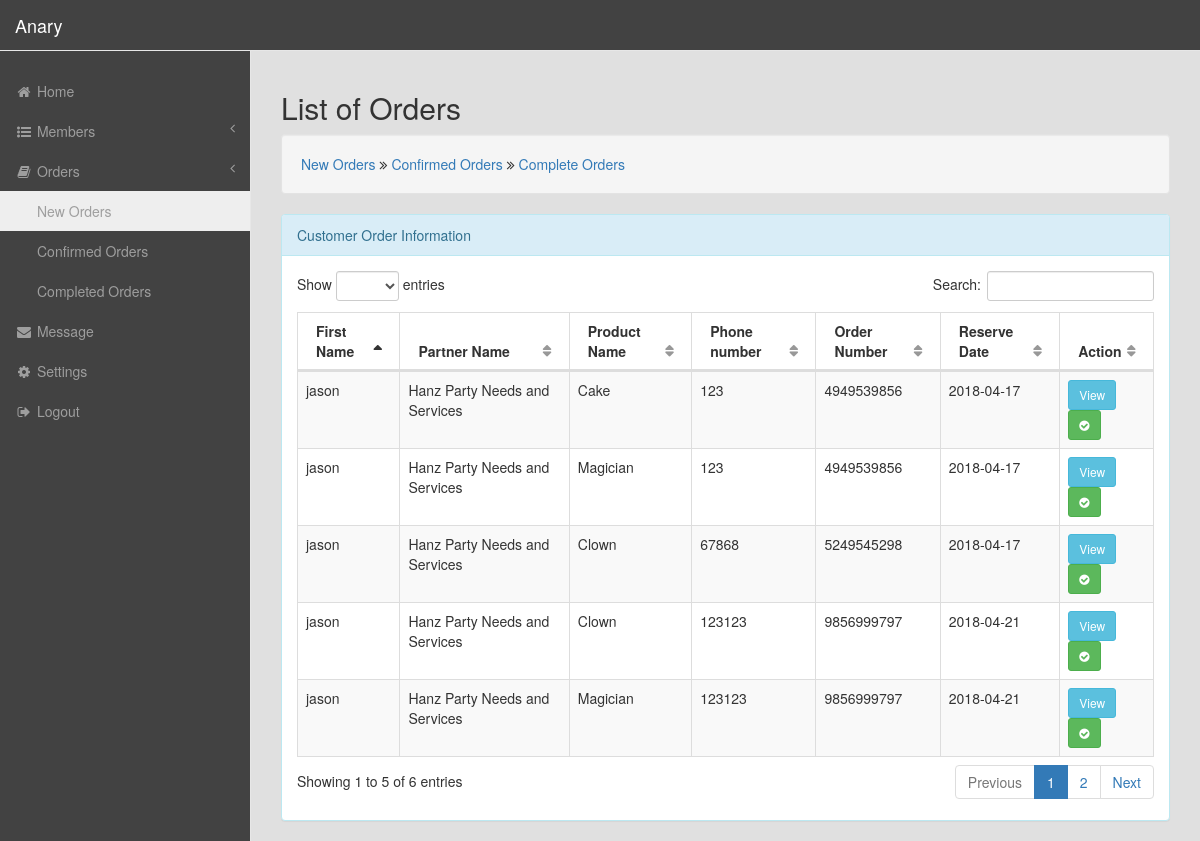
Screenshot of /1/admin/folder/pendingOrders.php with the database file from the repository.
### tables this page shows
CREATE TABLE `tbl_reserve` (
  `id` int(11) NOT NULL,
  `customer_id` int(11) NOT NULL,
  `product_id` int(11) NOT NULL,
  `partner_id` int(11) NOT NULL,
  `qty` int(11) NOT NULL,
  `phone_num` bigint(20) NOT NULL,
  `address` varchar(255) NOT NULL,
  `reserve_date` varchar(100) NOT NULL,
  `message` text NOT NULL,
  `order_number` bigint(20) NOT NULL,
  `pending_to_cart` tinyint(4) NOT NULL,
  `receipt_image` varchar(255) NOT NULL,
  `pending_to_admin` varchar(20) NOT NULL,
  `created_at` timestamp NOT NULL DEFAULT CURRENT_TIMESTAMP,
  `updated_at` timestamp NOT NULL DEFAULT CURRENT_TIMESTAMP
);

CREATE TABLE `tbl_customers` (
  `id` int(11) NOT NULL,
  `firstname` varchar(50) NOT NULL,
  `lastname` varchar(50) NOT NULL,
  `email` varchar(50) NOT NULL,
  `username` varchar(50) NOT NULL,
  `password` varchar(50) NOT NULL
);

CREATE TABLE `tbl_partner` (
  `id` int(11) NOT NULL,
  `business_name` varchar(100) NOT NULL,
  `city_address` varchar(255) NOT NULL,
  `province_address` varchar(150) NOT NULL,
  `contact_num` bigint(20) NOT NULL,
  `business_email` varchar(50) NOT NULL,
  `business_username` varchar(50) NOT NULL,
  `password` varchar(50) NOT NULL,
  `images` varchar(255) NOT NULL,
  `approve` tinyint(4) NOT NULL,
  `created_at` timestamp NOT NULL DEFAULT CURRENT_TIMESTAMP
);

CREATE TABLE `tbl_products` (
  `id` int(11) NOT NULL,
  `category` varchar(50) NOT NULL,
  `partner_id` int(11) NOT NULL,
  `type` varchar(50) NOT NULL,
  `product_name` varchar(50) NOT NULL,
  `price` int(11) NOT NULL,
  `product_image` mediumblob NOT NULL,
  `product_details` varchar(255) NOT NULL,
  `updated_at` timestamp NOT NULL DEFAULT CURRENT_TIMESTAMP
);

### 1/admin/folder/pendingOrders.php (the view, shortened to what this page needs)
<?php
    include 'head.php';
?>
</head>
<body>
<div id="wrapper" style="background-color: #424242;">
    <?php include 'nav.php';?>
<div id="page-wrapper" style="background-color: #E0E0E0;">
            <br>
          <div class="row">
        <div class="col-lg-12">
            <h2>List of Orders</h2>
        </div>
    </div>
    <div class="row">
        <div class="col-lg-12">
            <div class="well">
                <a href="pendingOrders.php">New Orders</a> <i class="fa fa-angle-double-right"></i> <a href="confirmedOrders.php"> Confirmed Orders </a><i class="fa fa-angle-double-right"></i> <a href="completeOrders.php"> Complete Orders </a>
            </div>
        </div>
    </div>
    <div class="row">
        <div class="col-lg-12">
            <div class="panel panel-info">
                <div class="panel-heading">
                    Customer Order Information
                </div>
                <div class="panel-body">
                    <table width="100%" class="table table-striped table-bordered table-hover" id="dataTables-example">
                        <thead>
                            <tr>
                                <th>First Name</th>
                                <th>Partner Name</th>
                                <th>Product Name</th>
                                <th>Phone number</th>
                                <th>Order Number</th>
                                <th>Reserve Date</th>
                                <th>Action</th>
                            </tr>
                        </thead>
                        <tbody>
                            <?php
                                include '../connection/connection.php';
                                $stmt = $pdo->query("
                                    SELECT tbl_reserve.id as ID, tbl_customers.firstname as fname, tbl_partner.business_name as partnerName, tbl_customers.lastname lname, tbl_products.product_name productName, tbl_reserve.phone_num as phoneNum, tbl_reserve.order_number as orderNumber, reserve_date as reserveDate1, tbl_reserve.receipt_image as receipt
                                        FROM tbl_reserve
                                        LEFT JOIN tbl_customers
                                        ON tbl_customers.id=tbl_reserve.customer_id
                                        LEFT JOIN tbl_products
                                        ON tbl_products.id = tbl_reserve.product_id
                                        LEFT JOIN tbl_partner
                                        ON tbl_partner.id = tbl_reserve.partner_id
                                        WHERE pending_to_admin = 'Pending Order'
                                        ORDER BY reserve_date ASC
                                    ");
                                while($row = $stmt->fetch(PDO::FETCH_ASSOC)){
                                    ?>
                                    <tr>
                                        <td><?php echo $row['fname']; ?></td>
                                        <td><?php echo $row['partnerName']; ?></td>
                                        <td><?php echo $row['productName']; ?></td>
                                        <td><?php echo $row['phoneNum']; ?></td>
                                        <td><?php echo $row['orderNumber']; ?></td>
                                        <td><?php echo $row['reserveDate1']; ?></td>
                                        <td><button data-toggle="modal" title="View Reciept" data-target="#<?php echo $row['orderNumber']; ?>" class="btn btn-info btn-sm">View</button>&nbsp<a href="confirm_order.php?id=<?php echo $row['ID'].'&orderNum='.$row['orderNumber']; ?>" class='btn btn-success btn-sm' onclick="return confirm('Are you sure you want to Confirm Order?'); " data-toggle="tooltip" title="Approve"><i class="fa fa-check-circle"></i></a></td>
                                    </tr>
                                    <?php
                                }
                            ?>
                         </tbody>
                    </table>
                </div>
            </div>
        </div>
    </div>
</div>
</div>
</body>
</html>

### rows the page displays
tbl_reserve: customer.firstname "jason", partner.business_name "Hanz Party Needs and Services", product.product_name "Cake", phone_num "123", order_number "4949539856", reserve_date "2018-04-17"
tbl_reserve: customer.firstname "jason", partner.business_name "Hanz Party Needs and Services", product.product_name "Magician", phone_num "123", order_number "4949539856", reserve_date "2018-04-17"
tbl_reserve: customer.firstname "jason", partner.business_name "Hanz Party Needs and Services", product.product_name "Clown", phone_num "67868", order_number "5249545298", reserve_date "2018-04-17"
tbl_reserve: customer.firstname "jason", partner.business_name "Hanz Party Needs and Services", product.product_name "Clown", phone_num "123123", order_number "9856999797", reserve_date "2018-04-21"
tbl_reserve: customer.firstname "jason", partner.business_name "Hanz Party Needs and Services", product.product_name "Magician", phone_num "123123", order_number "9856999797", reserve_date "2018-04-21"
